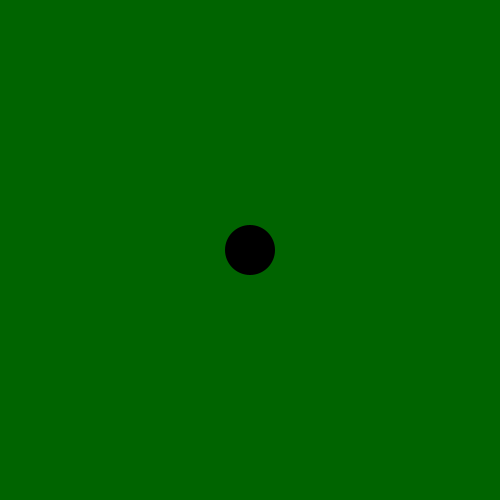
Frame 1 (no input)
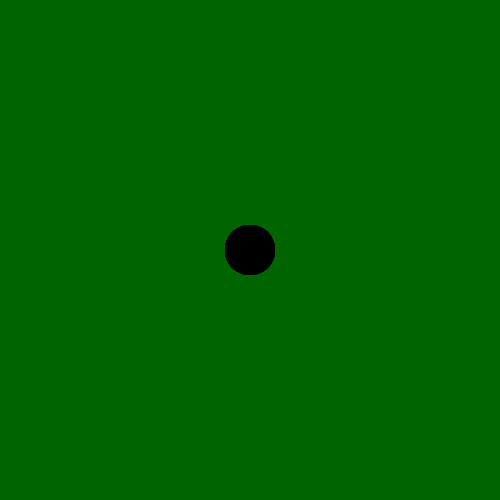
Frame 60 (the mouse pressed at the canvas centre just before this capture)
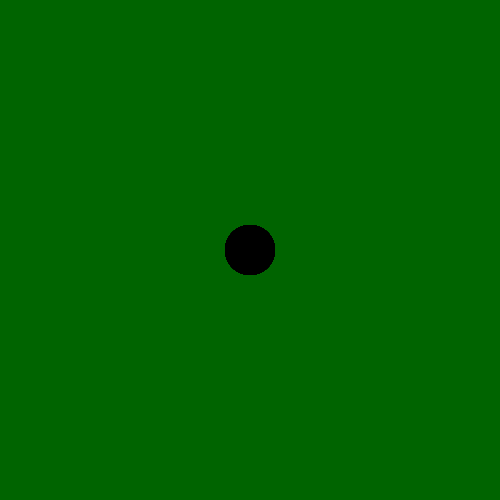
Frame 120 (the mouse held since frame 60 and released just before this capture)

The Processing sketch that drew these frames (run headless with seeded random() and noise(); from frame 60 on, the mouse is pressed at the canvas centre):

// Processing sketch: Mouse_Dots
// ── Mouse_Dots.pde
int x = 0;
int y = 0;

void setup() {
 size(500, 500);
 
 background(0, 100, 0);

 // Set the value of x to be half the width of the window
 x = width / 2;

 // Set the value of y to be half the height of the window
 y = height / 2;
}

void draw () {

 // Draw the circle in the position taken from the x and y variables:
 noStroke();
 fill(0, 0, 0);
 ellipse(x, y, 50, 50);
}

void mousePressed() {
  // When the mouse is pressed, update x and y
  // to contain the current position of the mouse:
  noStroke();
  fill(50, 0, 200);
  ellipse(x, y, 50, 50);
  x = mouseX;
  y = mouseY;
}
